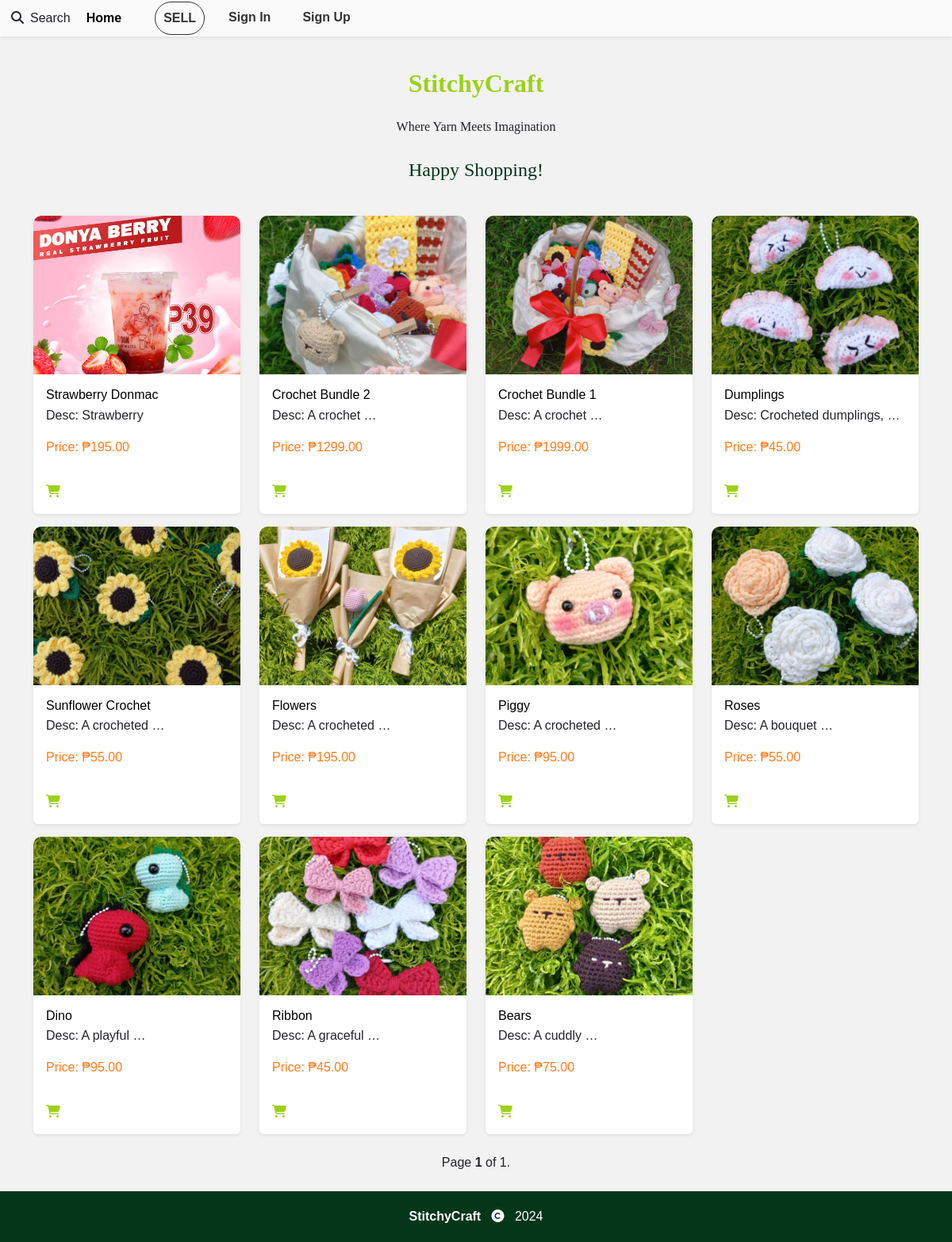
The page / on the database its author committed.
### product/models.py (models this page shows, shortened)
class Product(models.Model):
    CATEGORIES = (
        ('Crochets', 'Crochets'),
        ('Crochet Bundles', 'Crochet Bundles'),
        ('Donmac', 'Donmac')
    )
    STARS = (
        ('1', '1'),
        ('2', '2'),
        ('3', '3'),
        ('4', '4'),
        ('5', '5')
    )
    owner = models.ForeignKey(User, on_delete=models.CASCADE)
    name = models.CharField(max_length=30)
    category = models.CharField(max_length=25, default="crochets", choices=CATEGORIES)
    quantity = models.IntegerField(default=5)
    description = models.CharField(max_length=200)
    image = models.ImageField(upload_to="products")
    price = models.IntegerField()
    star = models.CharField(max_length=15, default='1', choices=STARS)
    location = models.CharField(max_length=50)
    unit_price = models.DecimalField(max_digits=10, decimal_places=2, blank=True, null=True)

### product/views.py (the view)
# urls.py: path("", views.home, name="home"),
def home(request):
    products_list = Product.objects.all().order_by("id")[::-1]
    paginator = Paginator(products_list, 12)
    page_number = request.GET.get('page')
    products = paginator.get_page(page_number)
    return render(request, "product/home.html", {"products": products})

### product/templates/product/home.html (shortened to what this page needs)
{% extends 'Account/base.html' %}
{% load crispy_forms_tags %}
{% block content %}
<div class="container mt-3">
    <div class="container mt-3 mb-4 text-center">
        <h2 class="text mb-4" style="font-family: 'montserrat'; font-weight: 700; color:#9cd11a;">StitchyCraft</h2>
        <p class="text mb-4" style="font-family: 'montserrat';">Where Yarn Meets Imagination</p>
        <p style="font-family: 'Chi'; color:#04371a; font-size: 24px;">Happy Shopping!</p>
    </div>
    <div class="row">
        {% for product in products %}
        <div class="col-md-3">
            <div class="card mt-3 border-0 shadow-sm">
                <a class="text-decoration-none" href="{% url 'product:product_details' product.id %}">
                    <img class="card-img-top" src="{{ product.image.url }}" alt="{{ product.name }}" style="height: 200px; object-fit: cover; width: 100%; border-top-left-radius:10px; border-top-right-radius:10px;">
                    <div class="card-body">
                        <h2 class="card-title text-black text-capitalize fs-6 mb-1">{{ product.name }}</h2>
                        <p class="card-text text-dark" style="font-weight: 100;">Desc: {{ product.description|truncatewords:2 }}</p>
                        <p class="card-text fw-3" style="color:#ff7c1a;">Price: ₱{{ product.unit_price }}</p>
                    </div>
                    <div class="cart m-3" style="width: 50px;">
                        </a>
                        <a href="{% url 'cart:addtocart' product.id %}" class="text-decoration-none">
                            <i class="fa-solid fa-shopping-cart" style="color: #9cd11a;"></i>
                        </a>
                    </div>
                </div>
            </div>
        {% endfor %}
<div class="d-flex justify-content-center m-4">
    <div class="pagination">
        <span class="step-links">
            <span class="current-page">
                Page <strong class="text-dark">{{ products.number }}</strong>  of {{ products.paginator.num_pages }}.
            </span>
        </span>
    </div>
</div>
<footer class="footer mt-3 py-3" style="background: #04371a;">
    <div class="container">
      <div class="row text-center">
        <p class="mt-1 mb-1" style="color: white;"> <strong> StitchyCraft &nbsp; <i class="fa-solid fa-copyright"></i></strong> &nbsp; {% now "Y" %} </p>
      </div>
    </div>
  </footer>
{% endblock content %}

### Account/templates/Account/base.html (shortened to what this page needs)
{% load static %}
<!DOCTYPE html>
<html lang="en">
<head>
    <link href="https://cdn.jsdelivr.net/npm/bootstrap@5.3.2/dist/css/bootstrap.min.css" rel="stylesheet">
    <link rel="stylesheet" href="https://cdnjs.cloudflare.com/ajax/libs/font-awesome/6.4.2/css/all.min.css">
</head>
<body>
    <header>
        {% include 'navbar.html' %}
    </header>
    {% block content %}
    {% endblock %}
</body>
</html>

### Account/templates/navbar.html (shortened to what this page needs)
{% load static %}
<nav class="navbar navbar-expand-lg shadow-sm" style="background-color: #fafafa;">
  <div class="container-fluid text-center">
      <a class="nav-link " href="/product_search/"> <i class="fa-solid fa-magnifying-glass"> &nbsp; </i>Search</a>
      <div class="collapse navbar-collapse" id="navbarNav">
          <ul class="navbar-nav ml-auto">
              <li class="nav-item">
                <a class="nav-link active border-0" aria-current="page" href="{% url 'product:home' %}">Home</a>
              </li>
          </ul>
          <div class="container color-white">
            <ul class="navbar-nav ml-auto">
                  <li class="nav-item">
                    <a class="nav-link" href="{% url 'product:create_product' %}"><strong>SELL</strong></a>
                  </li>
                  {% if user.is_authenticated %}
                    <li class="nav-item">
                      <a class="nav-link border-0" href="{% url 'cart:cart_detail'  %}">Cart</a>
                    </li>
                    <li class="nav-item">
                      <a class="nav-link border-0" href="{% url 'dashboard:index'  %}">Dashboard</a>
                    </li>
                    <li class="nav-item">
                      <a class="nav-link border-0" href="{% url 'Account:signout' %}">Sign Out</a>
                    </li>
                  {% else %}
                    <li class="nav-item">
                        <a class="nav-link border-0" href="{% url 'Account:signin' %}">Sign In</a>
                      </li>
                          <a class="nav-link border-0" href="{% url 'Account:signup' %}">Sign Up</a>
                  {% endif %}
            </ul>
          </div>
      </div>
  </div>
</nav>

### Account/templates/Account/base.html (style rules this page uses)
body, p, h1, h2, h3, h4, h5, h6, span, div, a, li, ul, ol, button, input, select, textarea { font-family: 'Montserrat', sans-serif; }
body { background-color: #f2f2f2; background-repeat: no-repeat; background-size: cover; }

### Account/templates/navbar.html (style rules this page uses)
.navbar { background-color: #9cd11a; padding: 02px; }
.navbar-nav .nav-link { color: #343333; font-weight: bold; margin-right: 10px; }
.navbar-nav .active { color: #555; }
.navbar-nav.ml-auto .nav-item { margin-left: 10px; }
.navbar-nav.ml-auto .nav-link { border: solid 1px #333; padding: 8px 10px; border-radius: 50px; display: flex; }

### rows shown on the page
Product: image (picture), name "Strawberry Donmac", description "Strawberry", unit_price "195.00"
Product: image (picture), name "Crochet Bundle 2", description "A crochet …", unit_price "1299.00"
Product: image (picture), name "Crochet Bundle 1", description "A crochet …", unit_price "1999.00"
Product: image (picture), name "Dumplings", description "Crocheted dumplings, …", unit_price "45.00"
Product: image (picture), name "Sunflower Crochet", description "A crocheted …", unit_price "55.00"
Product: image (picture), name "Flowers", description "A crocheted …", unit_price "195.00"
Product: image (picture), name "Piggy", description "A crocheted …", unit_price "95.00"
Product: image (picture), name "Roses", description "A bouquet …", unit_price "55.00"
Product: image (picture), name "Dino", description "A playful …", unit_price "95.00"
Product: image (picture), name "Ribbon", description "A graceful …", unit_price "45.00"
Product: image (picture), name "Bears", description "A cuddly …", unit_price "75.00"

### other values the page prints
{{ products.number }} "1"
{{ products.paginator.num_pages }} "1"
